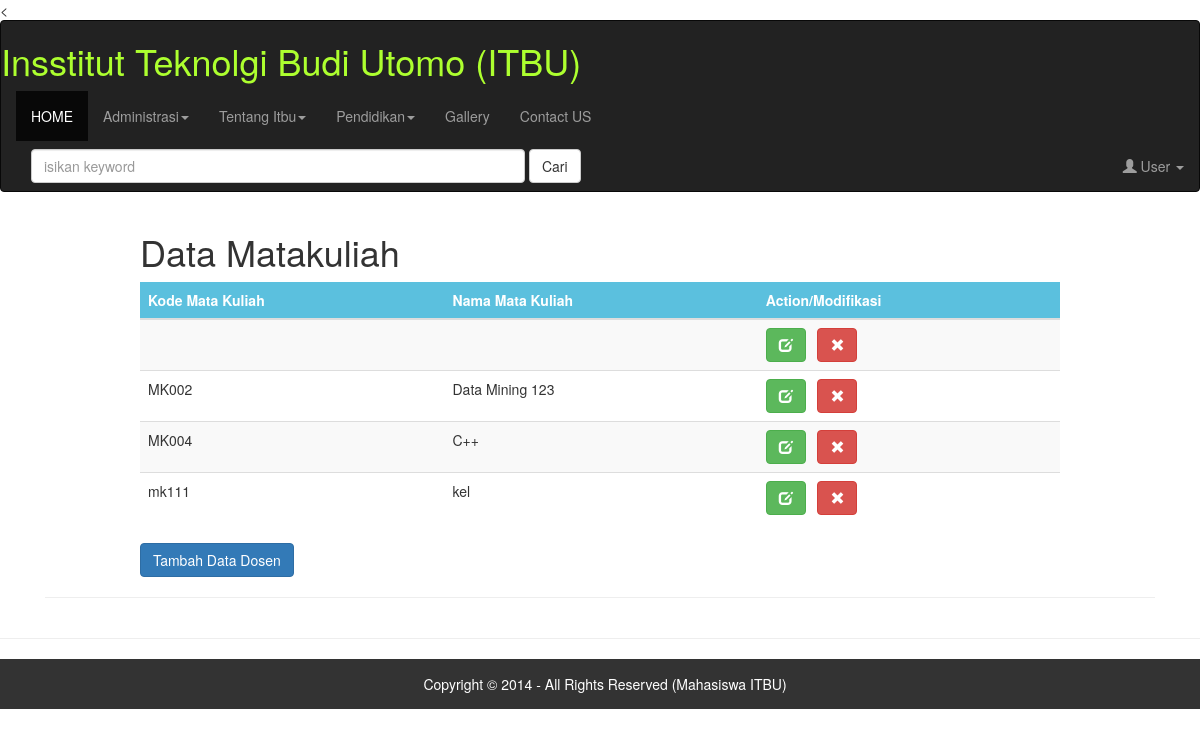
The app's page /mtk-display.php (signed in) with its own data.
### tables this page shows
CREATE TABLE `matakuliah` (
  `id` int(11) NOT NULL,
  `kode_mtk` char(5) NOT NULL,
  `nama_mtk` varchar(20) NOT NULL
);

### includes/myClass.php (called while the page is built, shortened)
<?php
class Database {
	private $dbHost="localhost";
	private $dbUser="root";
	private $dbPass="";
	private $dbName="itbu2024";
	function connectMySQL() {
		$conn = new mysqli($this->dbHost, $this->dbUser, $this->dbPass,$this->dbName);
		return $conn;
	}
}
Class Matakuliah{
	function tampilMatakuliah()
	{
		try {
			  $db=new Database;
			  $mysqli = $db->connectMySQL();
			  $query = "SELECT * FROM matakuliah ORDER BY kode_mtk";
			  $result = $mysqli->query($query);
				   while ($row = $result->fetch_array(MYSQLI_BOTH))
					$data[]=$row;
					return $data;
				}
					catch (Exception $e) {
					  echo "Query bermasalah: ".$e->getMessage(). " (".$e->getCode().")";
				}
			finally {
				  if (isset($mysqli)) {
				$mysqli->close();
			  }
		}
	}
}

### mtk-display.php (the view, shortened to what this page needs)
<!DOCTYPE html>
<html>
<head>
	<link rel="stylesheet" type="text/css" href="css/css/bootstrap.min.css">
    <?php
        include "includes/myclass.php";
        $mtk = new Matakuliah();
    ?>
</head>
<body>
	<
    <?php
    include("includes/header.php") ;
    ?>
    <div class="container">
         <div class="container-fluid">
            <div class="row">
            <div class="col-md-1"></div>
            <div class="col-md-10">
                <div class="card">
                    <div class="card-header">
                       <h1>Data Matakuliah</h1>
                    </div>
                    <div class="card-body">
                    <table class="table table-hover table-striped">
                        <thead>
                            <tr class="btn-info">
                                <th>Kode Mata Kuliah</th>
                                <th>Nama Mata  Kuliah</th>
                                <th>Action/Modifikasi</th>
                            </tr>
                        </thead>
                        <tbody>
                          <?php
                            $arraymhs=$mtk->tampilMatakuliah();
                            foreach($arraymhs as $row) {
                           ?>
                                <tr>
                                    <td><?php echo $row['kode_mtk']; ?></td>
                                    <td><?php echo $row['nama_mtk']; ?> </td>
                                    <td>
                                        <a href="mtk-edit.php?Kode=<?php echo $row['kode_mtk'];?>" class ="btn btn-success">
                                        <span class="glyphicon glyphicon-edit"></span>
                                        </a>
                                        <a href="mtk-del.php?Kode=<?php echo $row['kode_mtk'];?>" class ="btn btn-danger">
                                        <span class="glyphicon glyphicon-remove" onClick="return confirm('Apakah Anda Yakin?');"></span>                   </a>
                                    </td>
                            <?php
                            } ;
                            ?>
                        </tbody>
                    </table>
                    <a href="mtk-add.php" class="btn btn-primary">Tambah Data Dosen</a>
                    </div>
                    </div>
            </div>
            <div class="col-md-1"></div>
        </div>
        <hr>
    </div>
</div>
 <?php
    include("includes/footer.php") ;
    ?>
</body>
</html>

### records on screen
matakuliah: kode_mtk "MK002", nama_mtk "Data Mining 123"
matakuliah: kode_mtk "MK004", nama_mtk "C++"
matakuliah: kode_mtk "mk111", nama_mtk "kel"
